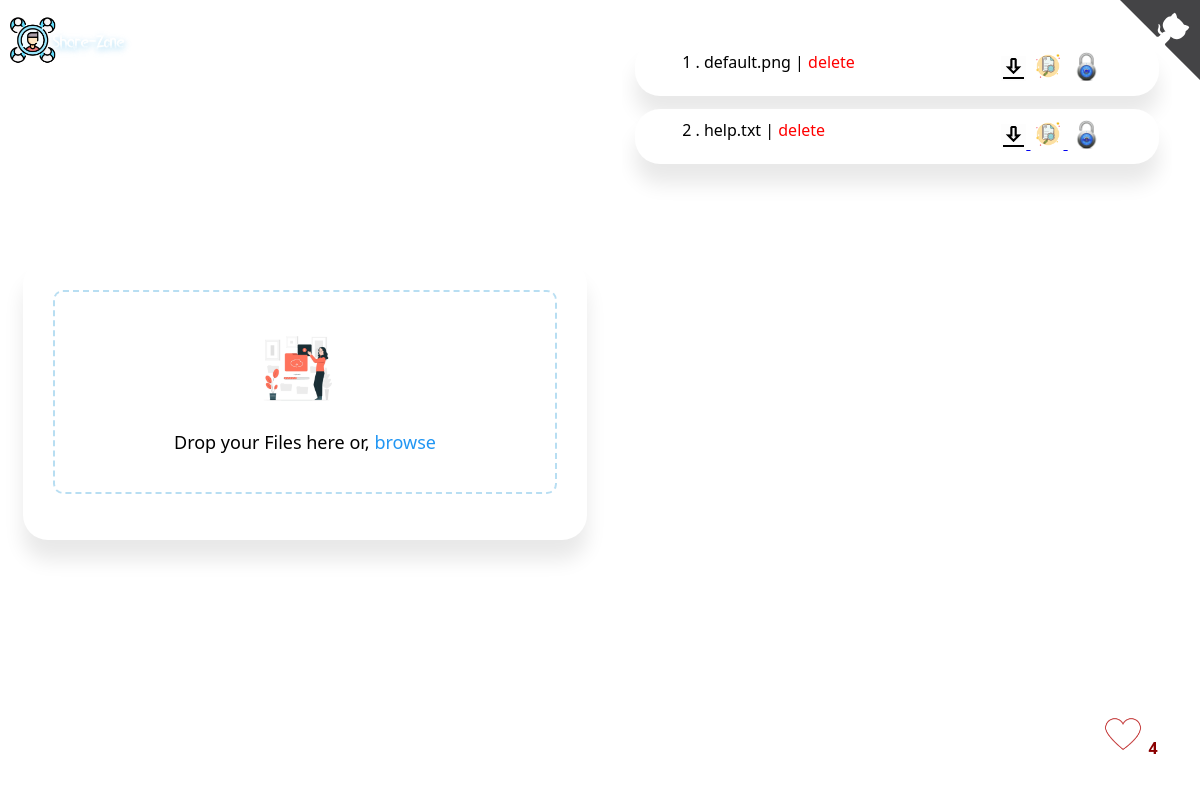
The app's page /, older data.
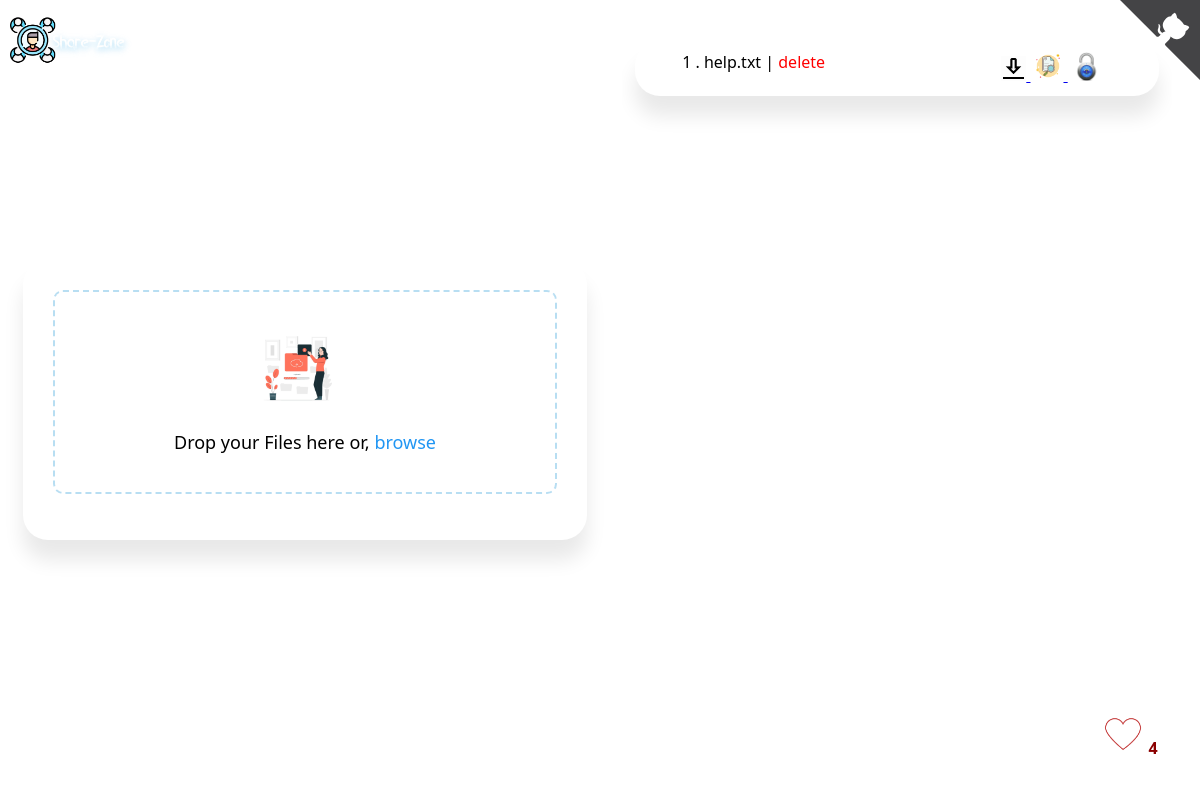
The same page, newer data.
### backend/models.py (models this page shows, shortened)
class files(models.Model):
    file_id=models.CharField(max_length=1000,default='',unique=True)
    upload_at = models.DateTimeField(default=datetime.now())
    lock=models.CharField(max_length=2,choices=(('0','0'),('1','1')),default='0')
    password=models.CharField(max_length=100,default='none')
    name=models.CharField(max_length=1000)
    file=models.FileField(upload_to='')

### backend/views.py (the view)
# urls.py: path('', index,name='home'),
def index(request):
  if request.method == 'POST':
    if request.POST.get('name'):
        name=request.POST.get('name')
        like(name=name).save()
    else:
      like().save()
  s=reversed(files.objects.all())
  parm={
    'uploadedfiles':s,
    'likes':len(like.objects.all())
  }
  return render(request,'home.html',parm)

### template/home.html (shortened to what this page needs)
{% extends 'base.html' %} {% load static %} {% block body %}
<section class="upload-container">
	<form action="upload/" method="POST" id="formsend" enctype="multipart/form-data">
		<div class="drop-zone">{% csrf_token %}
			<div class="icon-container">
				<img src="{% static 'upload.jpg' %}" draggable="false" class="center" alt="File Icon">
			</div>
			<div class="title"> <span id="droptext"> Drop your Files here or,</span>  <span id="browseBtn">browse</span>
			</div>
		</div>
	</form>
</section>
<section class="fileshow">{% for fil in uploadedfiles%}
	<div class="download-container">
		<div class='leftdiv point'> <span>{{forloop.counter}}</span> . {{fil.name}} |	<span>
			{% if fil.lock == '0' %}
			 <a href="/delete/{{fil.file_id}}" style='all: unset;color: red;'> delete</a>
			 {% else %}
			 <a onclick="deletcheck(this)" id="{{fil.file_id}}" style='all: unset;color: red;'> delete</a>
			 {% endif %}
			</span>
		</div>
		<div class="rightdiv">{% if fil.lock == '0' %}
			<a href="{{fil.file.url}}" download>
				<img src="{% static 'download.gif' %}" width="25px" alt="Download now">
			</a>{% else %}
			<a id="{{fil.file_id}}" onclick="downl(this)">
				<img src="{% static 'download.gif' %}" width="25px" alt="Download now">
			</a>{% endif %} {% if fil.lock == '0' %}
			<a href="/view/{{fil.file_id}}">
				<img src="{% static 'view.png' %}" width="30px" style="margin-left: 3px;" alt="view now">
			</a>{% else %}
			<a id="{{fil.file_id}}" onclick="view(this)">
				<img src="{% static 'view.png' %}" width="30px" style="margin-left: 3px;" alt="view now">
			</a>{% endif %} {% if fil.lock == '1' %}
			<a onclick="showmsg('file is protected')">
				<img src="{% static 'lock.png' %}" width="30px" style="margin-left: 3px;" alt="lock">
			</a>{% else %}
			<a onclick="showmsg('file is not protected')">
				<img src="{% static 'unlock.png' %}" width="30px" style="margin-left: 3px;" alt="unlock">
			</a>{% endif %}</div>
	</div>{% endfor %}
</section>
{% endblock %}

Row changes from the older to the newer data that the page shows:
removed files: name "default.png"
